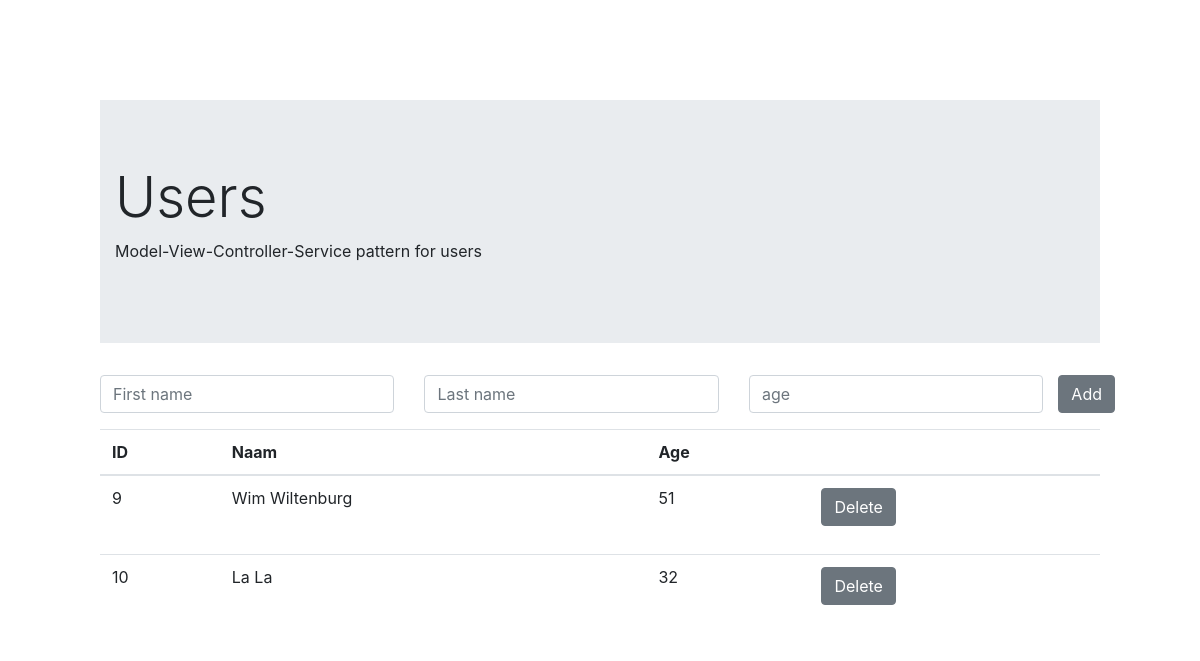
Before: / with the older database file.
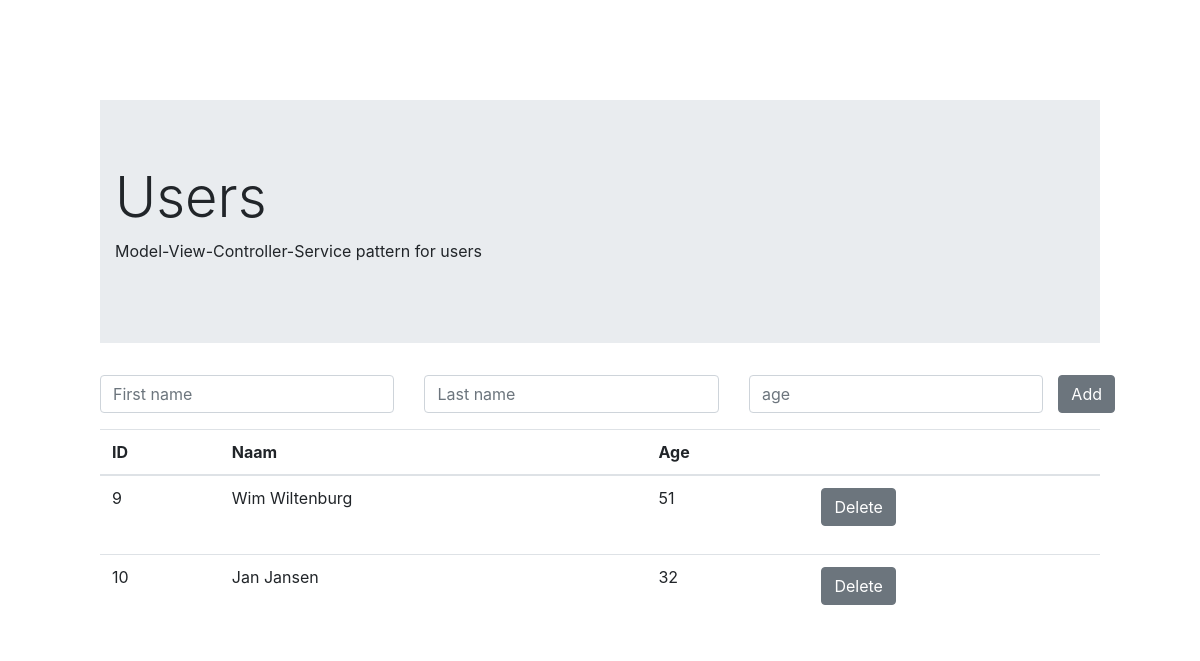
After: the same page with the newer database file.
### tables this page shows
CREATE TABLE IF NOT EXISTS `users` (
  `id` int(11) NOT NULL,
  `first_name` varchar(20) NOT NULL,
  `last_name` varchar(30) NOT NULL,
  `age` int(11) NOT NULL
);

### src/service/UserService.php (called while the page is built, shortened)
<?php
 function getUsers() {
    $conn = OpenCon();
    $result = $conn->query("select * from users");
    return $result;
}
?>

### src/index.php (the view, shortened to what this page needs)
<html>
  <head>
  <link href="css/style.css" rel="stylesheet" type="text/css" />
  <link rel="stylesheet" href="https://stackpath.bootstrapcdn.com/bootstrap/4.3.1/css/bootstrap.min.css">
  </head>
  <body>
    <div class="jumbotron  jumbotron-fluid">
      <div class="container">
        <h1 class="display-4">Users</h1>
        <p>Model-View-Controller-Service pattern for users</p>
      </div>
    </div>
    <form method="post" action="controller/UserController.php">
    <div class="row">
        <div class="col">
        <input type="text" class="form-control" placeholder="First name" name="first_name" required autofocus>
        </div>
        <div class="col">
        <input type="text" class="form-control" placeholder="Last name" name="last_name" required>
        </div>
        <div class="col">
        <input type="text" class="form-control" placeholder="age" name="age">
        </div>
        <button type="submit" class="btn btn-secondary">Add</button>
    </div>
    </form>
    <table id="example" class="table table-hover" style="width:100%">
    <thead>
      <tr>
        <th>ID</th>
        <th>Naam</th>
        <th>Age</th>
        <th>
      </tr>
    </thead>
    <tbody>
<?php
    $result = getUsers();
    if ($result->num_rows > 0) {
        while($row = $result->fetch_assoc()) {
            echo "<tr>";
            echo "<td>" . $row["id"] . "</td>";
            echo "<td>" . $row["first_name"] . " " . $row["last_name"] . "</td>";
            echo "<td>" . $row["age"] . "</td>";
            echo "<td>";
            echo "<form method=\"delete\" action=\"controller/UserController.php?id="
            . $row['id']
            . "\">";
            echo "<button type=\"submit\" class=\"btn btn-secondary\">Delete</button>";
            echo "</form>";
            echo "</td>";
            echo "</tr>";
        }
    }
    echo "</tbody>";
    echo "</table>";
?>
</body>
</html>

### src/css/style.css (style rules this page uses)
body { font-family: 'Lucida Sans', 'Lucida Sans Regular', 'Lucida Grande', 'Lucida Sans Unicode', Geneva, Verdana, sans-serif; padding: 100px; }

Changed rows visible on the page:
changed users id 10: first_name "La" → "Jan"; last_name "La" → "Jansen"
